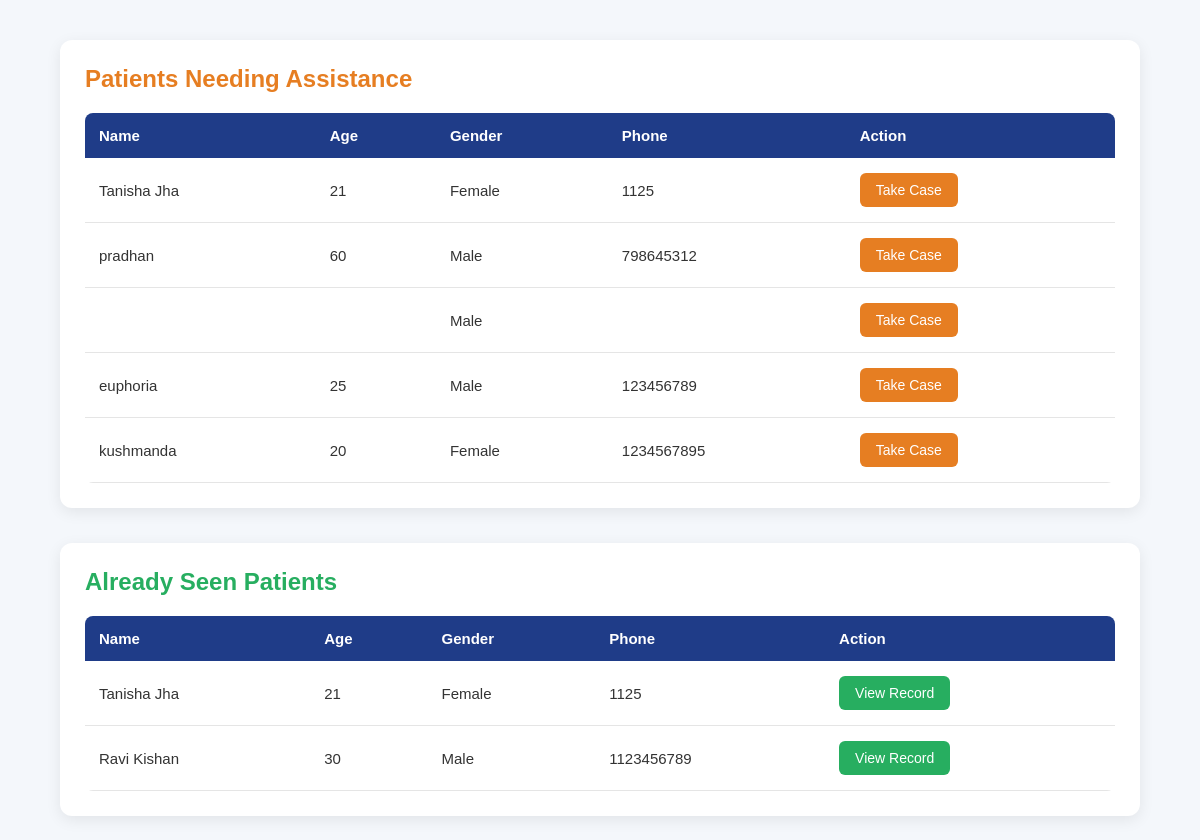
Before: /appointments with the older database file.
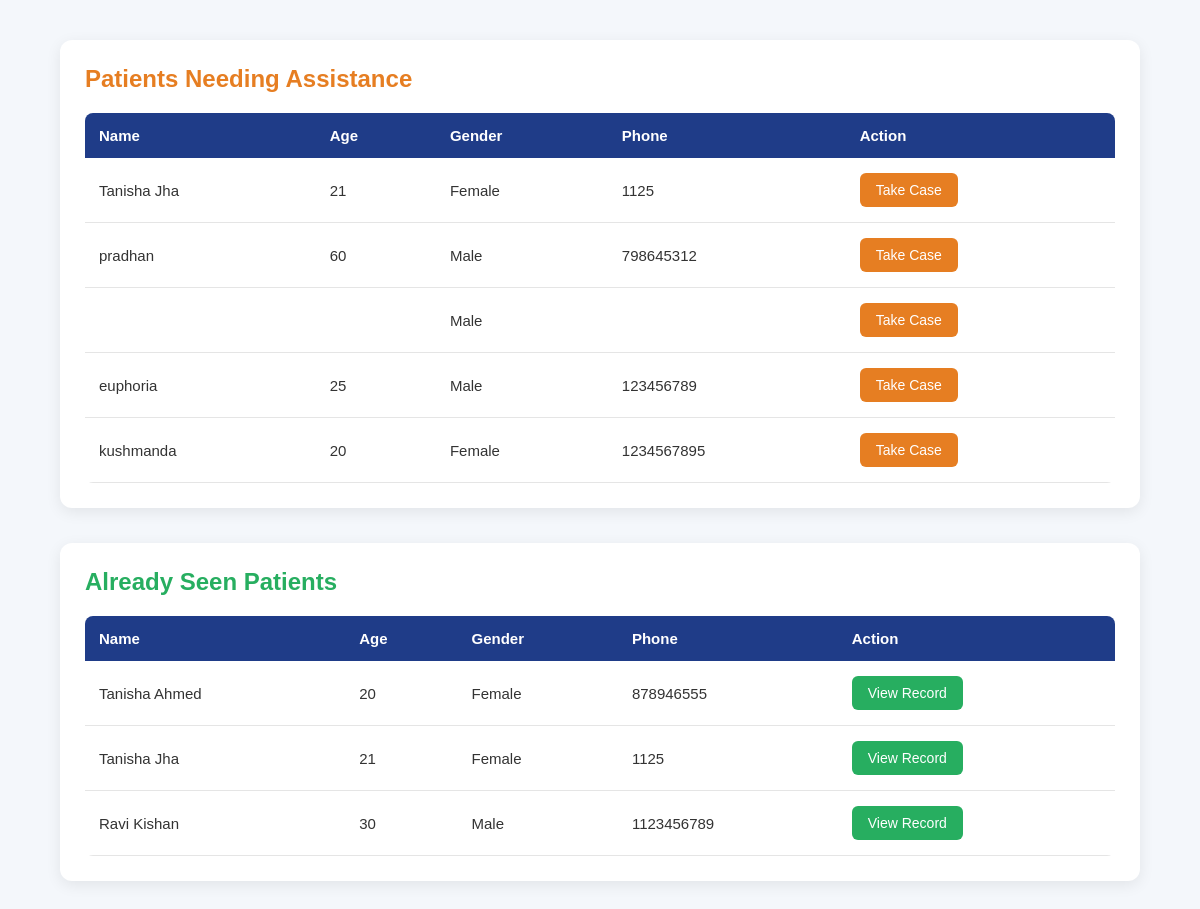
After: the same page with the newer database file.
### tables this page shows
CREATE TABLE patients(id INTEGER PRIMARY KEY AUTOINCREMENT,
    name TEXT NOT NULL,
    age INTEGER,
    gender TEXT,phone TEXT,
    created_at TEXT);

### app.py (the view)
@app.route("/appointments")
def appointments():
    conn = get_db()
    patients = conn.execute(
        """
        SELECT * FROM patients
        ORDER BY created_at DESC
        """
    ).fetchall()
    pending = []
    seen = []
    for patient in patients:
        record = conn.execute(
            """
            SELECT COUNT(*)
            FROM case_records
            WHERE patient_id = ?
            """,
            (patient["id"],)
        ).fetchone()
        if record[0] == 0:
            pending.append(patient)
        else:
            seen.append(patient)
    conn.close()
    return render_template(
        "appointments.html",
        pending=pending,
        seen=seen
    )

### app.py (called while the page is built)
def get_db():
    conn = sqlite3.connect(DB_PATH)
    conn.row_factory = sqlite3.Row
    return conn

### templates/appointments.html (shortened to what this page needs)
<!DOCTYPE html>
<html>
<head>
    <link rel="stylesheet" href="{{ url_for('static', filename='appointment.css') }}">
</head>
<body>
    <div class="appointments-container">
        <section class="patient-section">
            <h2 id="pending-title">Patients Needing Assistance</h2>
            <table class="patient-table" id="pending-table">
                <tr class="table-header">
                    <th>Name</th>
                    <th>Age</th>
                    <th>Gender</th>
                    <th>Phone</th>
                    <th>Action</th>
                </tr> {% for p in pending %} <tr class="patient-row">
                    <td>{{ p['name'] }}</td>
                    <td>{{ p['age'] }}</td>
                    <td>{{ p['gender'] }}</td>
                    <td>{{ p['phone'] }}</td>
                    <td> <a class="action-btn take-case-btn" href="/case_form/{{ p['id'] }}"> Take Case </a> </td>
                </tr> {% endfor %}
            </table>
        </section>
        <section class="patient-section">
            <h2 id="seen-title">Already Seen Patients</h2>
            <table class="patient-table" id="seen-table">
                <tr class="table-header">
                    <th>Name</th>
                    <th>Age</th>
                    <th>Gender</th>
                    <th>Phone</th>
                    <th>Action</th>
                </tr> {% for p in seen %} <tr class="patient-row">
                    <td>{{ p['name'] }}</td>
                    <td>{{ p['age'] }}</td>
                    <td>{{ p['gender'] }}</td>
                    <td>{{ p['phone'] }}</td>
                    <td> <a class="action-btn view-record-btn" href="/view_record/{{ p['id'] }}"> View Record </a> </td>
                </tr> {% endfor %}
            </table>
        </section>
    </div>
</body>
</html>

Changed rows visible on the page:
added patients: name "Tanisha Ahmed", age "20", gender "Female", phone "878946555", shown under "Already Seen Patients"
